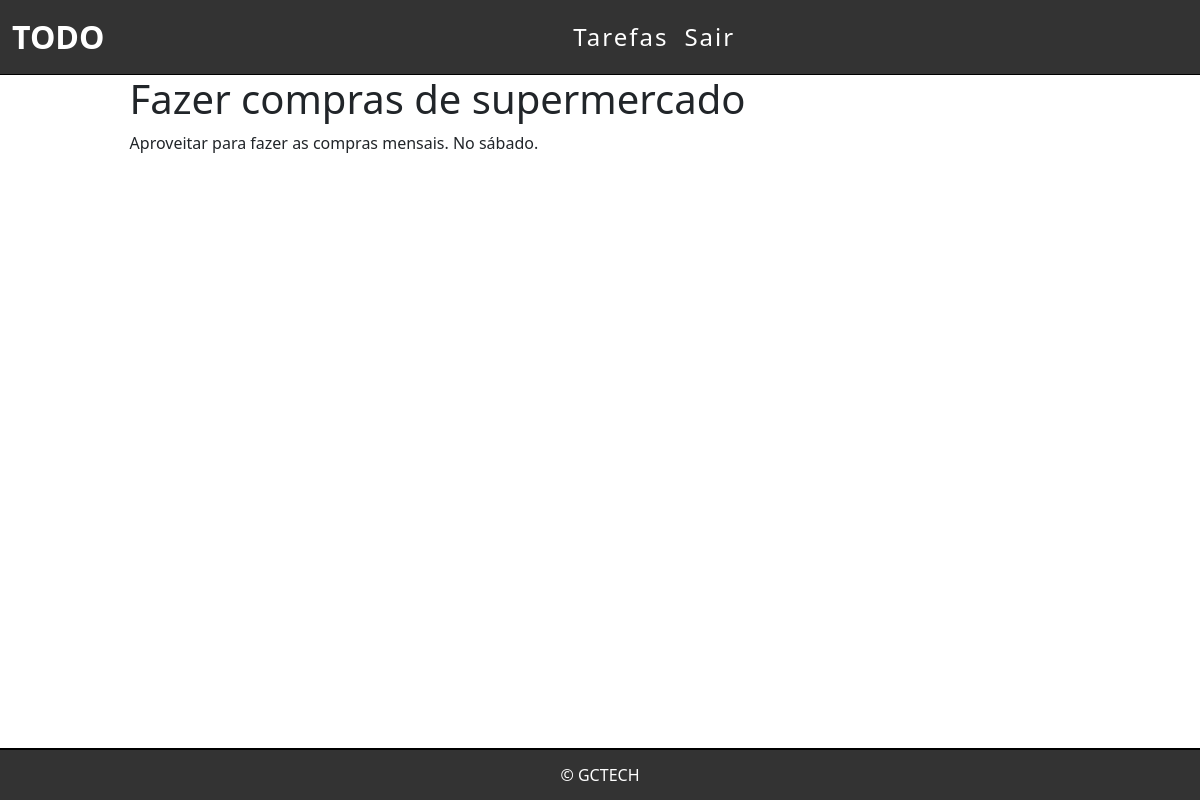
The app's page /tarefa/4 with its own data.
### tarefas/models.py (models this page shows, shortened)
class Tarefas(models.Model):
        titulo = models.CharField(max_length=255)
        descricao = models.TextField()
        created_at = models.DateTimeField(auto_now_add=True)
        update_at = models.DateTimeField(auto_now=True)

### tarefas/views.py (the view)
# urls.py: path('tarefa/<int:id>', views.tarefaView, name='tarefa-view'),
def tarefaView(request, id):
    tarefa = get_object_or_404(Tarefas, pk=id)
    return render(request, 'tarefas/tarefa.html', {'tarefa':tarefa})

### templates/tarefas/tarefa.html (shortened to what this page needs)
{% extends 'base.html' %}
{% block content %}
<div class="list-div">
    <h1>{{tarefa.titulo}}</h1>
    <p>{{tarefa.descricao}}</p>
</div>
{% endblock %}

### tarefas/static/css/style.css (style rules this page uses)
body { margin: 0 !important; padding: 0 !important; }
.list-div { margin-left: 10% !important; margin-right: 10% !important; }

### records on screen
Tarefas: titulo "Fazer compras de supermercado", descricao "Aproveitar para fazer as compras mensais. No sábado."
